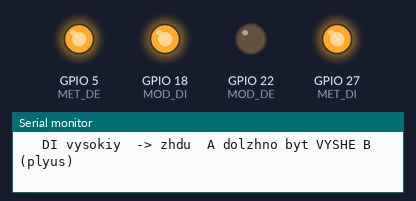
A sketch run on a simulated ESP32. Parts: output pins drawn as LEDs (lit = HIGH), the last lines printed to the serial monitor.

Above: at 3.0 s.
At 24.5 s:
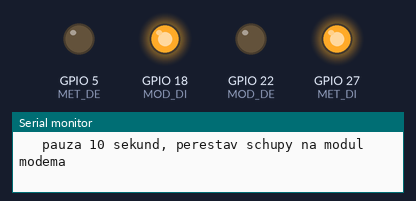
At 34.0 s:
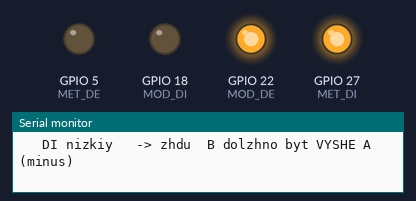
At 43.0 s:
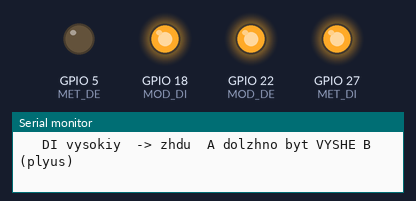
At 62.0 s:
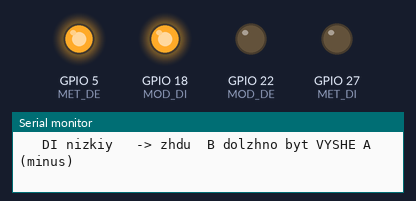
Timing chart, 0 to 65.9 s (numbered marks = the images above):
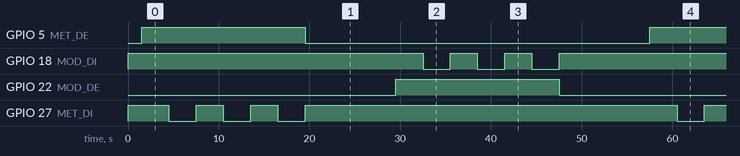

The sketch:

esp32-ab-drive.ino
```cpp
// Проверка передатчика мультиметром.
//
// Передатчик модуля включён постоянно, вход DI медленно переключается.
// На клеммах A и B должно меняться напряжение, и менять знак.
//   DI высокий -> A выше B, примерно +2...+5 V
//   DI низкий  -> B выше A, примерно -2...-5 V
// Если знак меняется, передатчик исправен и сигнал на линию выдаёт.
// Если на A/B стоит почти ноль и не шевелится, передатчик мёртв.
//
// Щупы мультиметра: красный на A, чёрный на B, режим постоянного напряжения.
// Сначала три круга по модулю счётчика, потом три по модулю модема для сравнения.

#define MET_DI 27
#define MET_DE  5
#define MOD_DI 18
#define MOD_DE 22

void idleAll() {
  pinMode(MET_DE, OUTPUT); digitalWrite(MET_DE, LOW);
  pinMode(MOD_DE, OUTPUT); digitalWrite(MOD_DE, LOW);
  pinMode(MET_DI, OUTPUT); digitalWrite(MET_DI, HIGH);
  pinMode(MOD_DI, OUTPUT); digitalWrite(MOD_DI, HIGH);
}

void drive(const char* name, int di, int de, int rounds) {
  Serial.printf("\n=== %s: peredatchik vklyuchen, meryay mezhdu A i B ===\n", name);
  digitalWrite(de, HIGH);
  for (int k = 0; k < rounds; k++) {
    digitalWrite(di, HIGH);
    Serial.println("   DI vysokiy  -> zhdu  A dolzhno byt VYSHE B  (plyus)");
    delay(3000);
    digitalWrite(di, LOW);
    Serial.println("   DI nizkiy   -> zhdu  B dolzhno byt VYSHE A  (minus)");
    delay(3000);
  }
  digitalWrite(di, HIGH);
  digitalWrite(de, LOW);
}

void setup() {
  Serial.begin(115200);
  idleAll();
  delay(1500);
  Serial.println();
  Serial.println("=== PROVERKA PEREDATCHIKOV MULTIMETROM ===");
  Serial.println("Krasnyy schup na A, chernyy na B, rezhim postoyannogo napryazheniya.");
}

void loop() {
  drive("MODUL SCHETCHIKA", MET_DI, MET_DE, 3);
  Serial.println("\n   pauza 10 sekund, perestav schupy na modul modema");
  delay(10000);
  drive("MODUL MODEMA (obrazec)", MOD_DI, MOD_DE, 3);
  Serial.println("\n   pauza 10 sekund, perestav schupy obratno na schetchik");
  delay(10000);
}
```

Measured:
- by itself, GPIO 5 (MET_DE), GPIO 22 (MOD_DE): alternates HIGH for 18.0 s and LOW for 38.0 s
- by itself, GPIO 18 (MOD_DI): HIGH → LOW at 32.5 s, → HIGH 3.0 s later, → LOW 3.0 s later, → HIGH 3.0 s later, … (12 changes in this stretch)
- by itself, GPIO 27 (MET_DI): repeats every 56.0 s: 2 × (HIGH 3.0 s, LOW 3.0 s), HIGH 41.0 s, LOW 3.0 s
